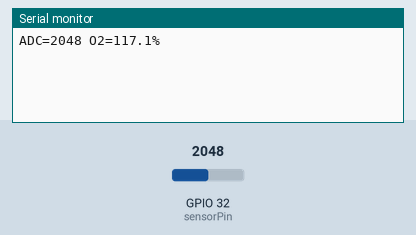
Bench run of a sketch on a simulated ESP32. Shown: the last lines printed to the serial monitor. Inputs (shaded band) come from the test bench; at power-on: GPIO 32 (sensorPin) = 2048.

Above: at 1.2 s.
1.3 s: GPIO 32 (sensorPin) set to 2866
At 1.3 s:
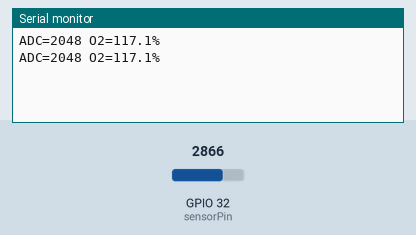
2.8 s: GPIO 32 (sensorPin) set to 3603
At 4.0 s:
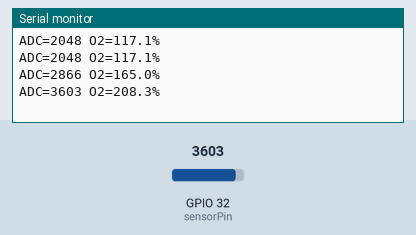
Timing chart, 0 to 5.8 s (numbered marks = the images above; inputs shaded):
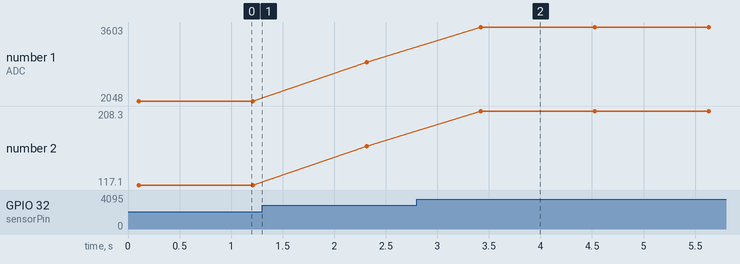

Measured:
- after the input at 2.8 s, the serial monitor: prints a new line after 0.62 s (image 2)
- plotted number 1: 2048 → 2866 after the input at 1.3 s, 2866 → 3603 after the input at 2.8 s
- plotted number 2: 117.1 → 165 after the input at 1.3 s, 165 → 208.3 after the input at 2.8 s

The sketch:

OxygenSensor.ino
```cpp
const int sensorPin = 32; // 定义传感器引脚

void setup() {
  Serial.begin(9600); // 初始化串口通信
}

void loop() {
  int sum = 0;
  int count = 50;

  // 读取传感器数据
  for (int i = 0; i < count; i++) {
    int sensorValue = analogRead(sensorPin);
    sum += sensorValue;
    delay(2);
  }

  int avgValue = sum / count;
  float voltage = avgValue * (5.0 / 4096.0);
  float o2Concentration = voltage * 48.046 - 3.00;
  int displayValue = (int)(o2Concentration * 10);

  // 通过串口输出浓度值
  Serial.print("ADC=");
  Serial.print(avgValue);
  Serial.print(" O2=");
  Serial.print(displayValue / 100);
  Serial.print(displayValue % 100 / 10);
  Serial.print(".");
  Serial.print(displayValue % 10);
  Serial.println("%");

  delay(1000);
}
```
